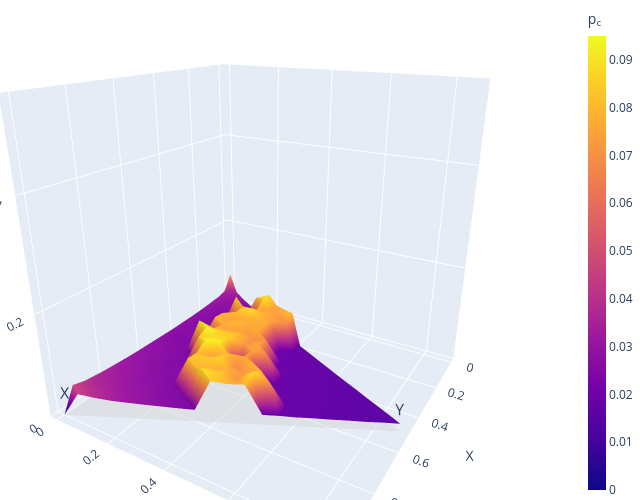

The notebook cell this image was saved under:
### Code cell
import numpy as np
import plotly.graph_objects as go
from matplotlib.tri import Triangulation

###########################################
# Define probabilites and threshold vectors
###########################################

pX, pY, pZ = array[:,0], array[:,1], array[:,2]
p_c = array[:,3]

######################
# 2.  Diagnostic check
######################

bad = (pX < 0) | (pZ < 0) | (pY < 0)
if bad.any():
    print("Found", bad.sum(), "rows outside the simplex; they are being dropped.")
    pX, pZ, pY, p_c = [v[~bad] for v in (pX, pZ, pY, p_c)]

assert pX.size > 0, "No valid rows remain inside the simplex!"

# ---------------------------------------------------------------
# 3.  Barycentric → Cartesian
x = pX + 0.5*pY
y = (np.sqrt(3)/2)*pY
z = p_c

# ---------------------------------------------------------------
# 4.  Triangulate & plot (identical to before)
tri = Triangulation(x, y)
i, j, k = tri.triangles.T

mesh = go.Mesh3d(
    x=x, y=y, z=z,
    i=i, j=j, k=k,
    intensity=z, colorscale="plasma", flatshading=True,
    colorbar=dict(title="p<sub>c</sub>", thickness=18, x=1.08)
)

base = go.Mesh3d(
    x=[0, 1, 0.5], y=[0, 0, np.sqrt(3)/2], z=[0, 0, 0],
    i=[0], j=[1], k=[2],
    color="lightgrey", opacity=0.5, showscale=False
)

labels = go.Scatter3d(
    x=[0, 1, 0.5], y=[0, 0, np.sqrt(3)/2], z=[0, 0, 0],
    mode="text", text=["Z", "X", "Y"],
    textfont=dict(size=16), showlegend=False
)

fig = go.Figure([mesh, base, labels])
fig.update_layout(
    scene=dict(
        xaxis_title="X", yaxis_title="Z",
        zaxis_title="Threshold error rate  p<sub>c</sub>",
        zaxis_range=[0, 0.55],
        camera=dict(eye=dict(x=1.5, y=0.9, z=0.7))
    ),
    margin=dict(l=0, r=0, b=0, t=0),
    width=640, height=500
)
fig.show()

### Figure 1 — Plotly figure (JSON) as saved in the notebook; plotly's stock layout.template omitted (floating-point values rounded to 4 significant figures; data arrays with more than 128 entries replaced by an {"elided": "..."} marker saying what was removed)
{"data": [{"colorbar": {"thickness": 18, "title": {"text": "p<sub>c</sub>"}, "x": 1.08}, "colorscale": [[0, "#0d0887"], [0.1111, "#46039f"], [0.2222, "#7201a8"], [0.3333, "#9c179e"], [0.4444, "#bd3786"], [0.5556, "#d8576b"], [0.6667, "#ed7953"], [0.7778, "#fb9f3a"], [0.8889, "#fdca26"], [1, "#f0f921"]], "flatshading": true, "i": {"elided": "400 int values"}, "intensity": {"elided": "231 float values"}, "j": {"elided": "400 int values"}, "k": {"elided": "400 int values"}, "type": "mesh3d", "x": {"elided": "231 float values"}, "y": {"elided": "231 float values"}, "z": {"elided": "231 float values"}}, {"color": "lightgrey", "i": [0], "j": [1], "k": [2], "opacity": 0.5, "showscale": false, "type": "mesh3d", "x": [0, 1, 0.5], "y": [0, 0, 0.866], "z": [0, 0, 0]}, {"mode": "text", "showlegend": false, "text": ["Z", "X", "Y"], "textfont": {"size": 16}, "type": "scatter3d", "x": [0, 1, 0.5], "y": [0, 0, 0.866], "z": [0, 0, 0]}], "layout": {"height": 500, "margin": {"b": 0, "l": 0, "r": 0, "t": 0}, "scene": {"camera": {"eye": {"x": 1.5, "y": 0.9, "z": 0.7}}, "xaxis": {"title": {"text": "X"}}, "yaxis": {"title": {"text": "Z"}}, "zaxis": {"range": [0, 0.55], "title": {"text": "Threshold error rate  p<sub>c</sub>"}}}, "width": 640}}
